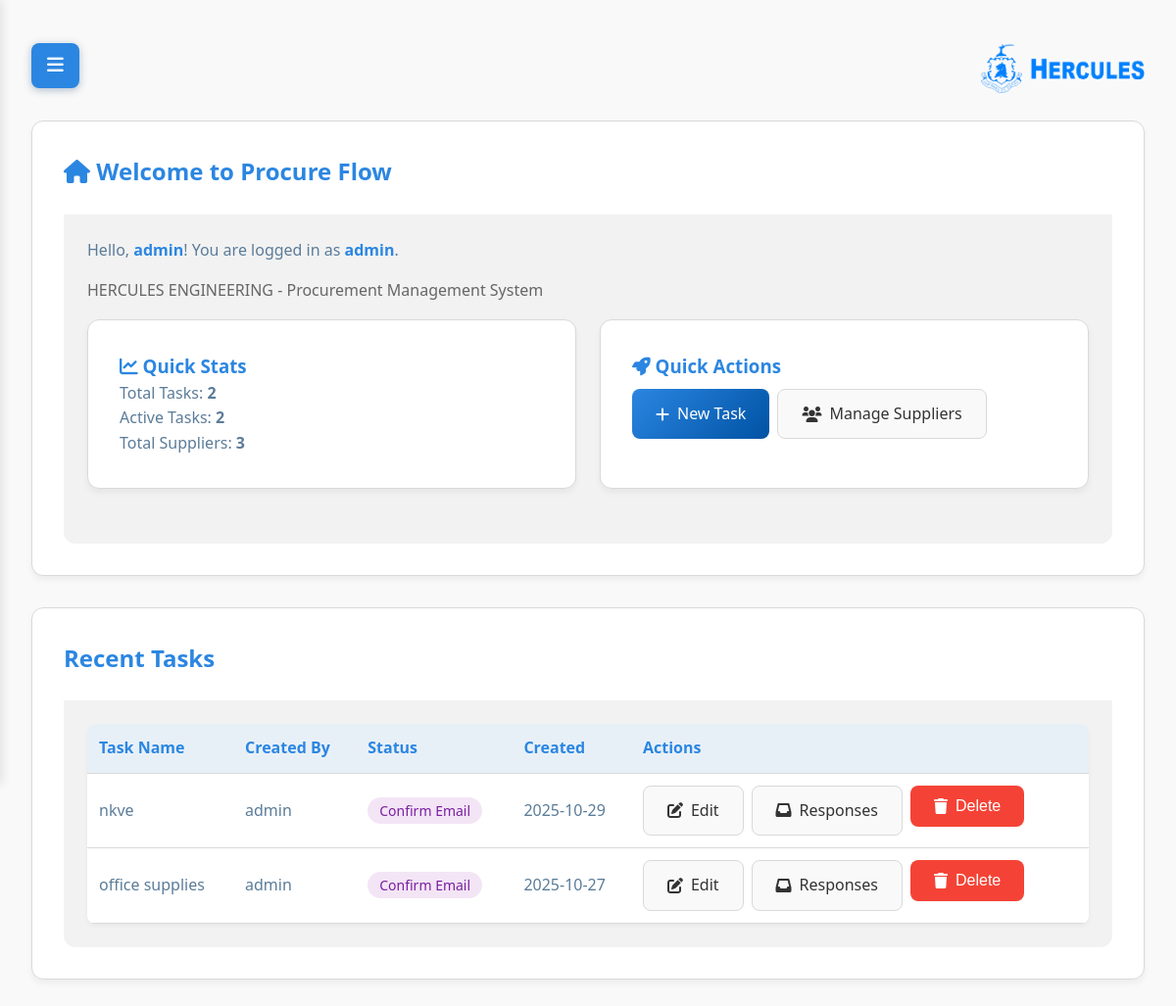
The page /dashboard (signed in) on the database as committed earlier.
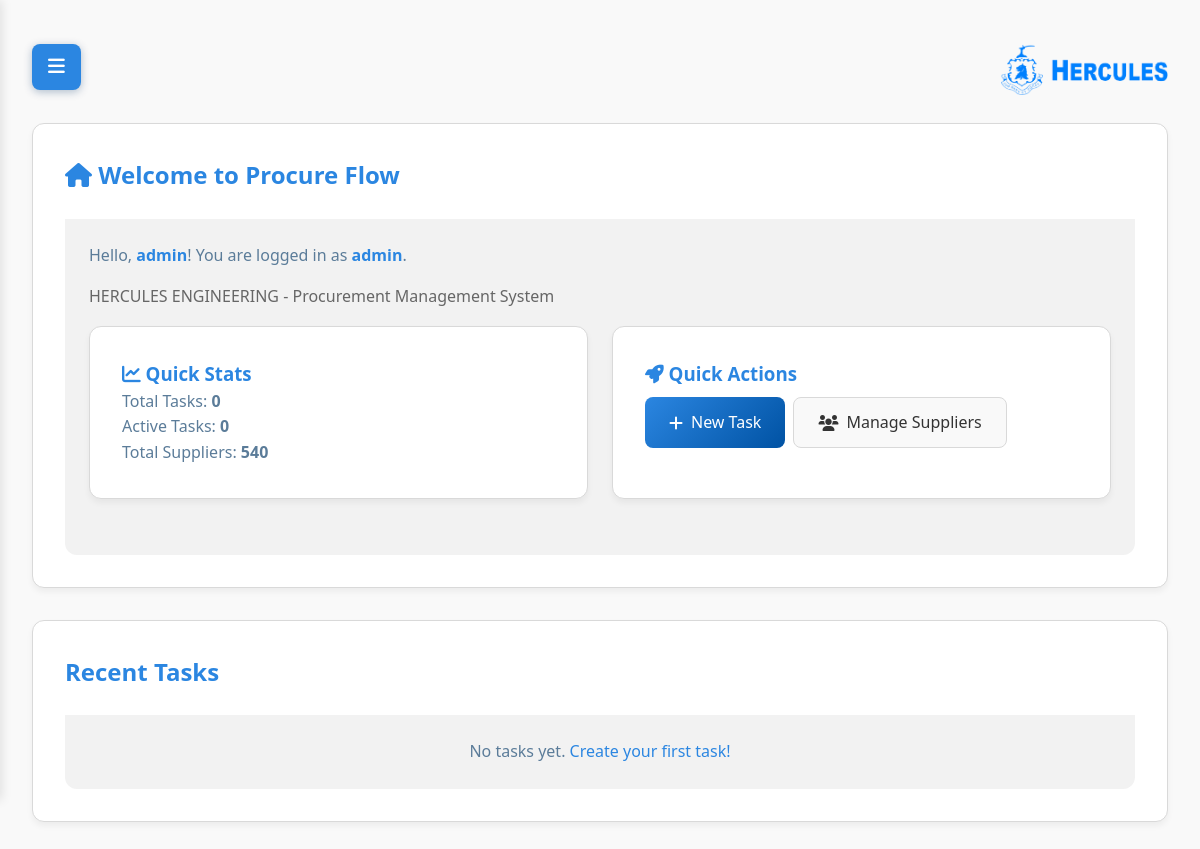
The same page on the database as committed later.
### tables this page shows
CREATE TABLE tasks (
            id INTEGER PRIMARY KEY AUTOINCREMENT,
            task_name TEXT NOT NULL,
            user_id INTEGER,
            status TEXT DEFAULT 'purchase_requisition',
            created_at TIMESTAMP DEFAULT CURRENT_TIMESTAMP,
            updated_at TIMESTAMP DEFAULT CURRENT_TIMESTAMP,
            FOREIGN KEY (user_id) REFERENCES users (id)
        );

CREATE TABLE users (
            id INTEGER PRIMARY KEY AUTOINCREMENT,
            username TEXT UNIQUE NOT NULL,
            password_hash TEXT NOT NULL,
            email TEXT NOT NULL,
            role TEXT NOT NULL DEFAULT 'user',
            created_at TIMESTAMP DEFAULT CURRENT_TIMESTAMP
        );

### app.py (the view)
@app.route('/dashboard')
def dashboard():
    if 'user_id' not in session:
        return redirect(url_for('login'))
    conn = get_db_connection()
    recent_tasks = conn.execute('''
        SELECT
            t.*,
            u.username AS created_by,
            (SELECT COUNT(*) FROM pr_items WHERE task_id = t.id) AS item_count
        FROM tasks t
        LEFT JOIN users u ON u.id = t.user_id
        ORDER BY t.created_at DESC
        LIMIT 10
    ''').fetchall()
    stats = {
        'total_tasks': conn.execute('SELECT COUNT(*) FROM tasks').fetchone()[0],
        'active_tasks': conn.execute(
            "SELECT COUNT(*) FROM tasks WHERE status NOT IN ('completed', 'cancelled')"
        ).fetchone()[0],
        'total_suppliers': conn.execute(
            'SELECT COUNT(*) FROM suppliers WHERE is_active = 1'
        ).fetchone()[0]
    }
    conn.close()
    return render_template('dashboard.html', recent_tasks=recent_tasks, stats=stats)

### app.py (called while the page is built)
def get_db_connection():
    db_path = os.path.join('database', 'procure_flow.db')
    conn = sqlite3.connect(db_path)
    conn.row_factory = sqlite3.Row
    return conn

### templates/dashboard.html (shortened to what the changed rows need)
{% extends "base.html" %}
{% block content %}
<div class="card-white">
    <div class="card-header">
        <h2><i class="fas fa-home"></i> Welcome to Procure Flow</h2>
    </div>
    <div class="card-body bg-light">
        {% if session.role == 'admin' %}
        <div class="grid-2 mt-2">
            <div class="card-white">
                <h3 style="color: var(--hercules-blue);"><i class="fas fa-chart-line"></i> Quick Stats</h3>
                <p>Total Tasks: <strong>{{ stats.total_tasks if stats else 0 }}</strong></p>
                <p>Active Tasks: <strong>{{ stats.active_tasks if stats else 0 }}</strong></p>
                <p>Total Suppliers: <strong>{{ stats.total_suppliers if stats else 0 }}</strong></p>
            </div>
            <div class="card-white">
                <h3 style="color: var(--hercules-blue);"><i class="fas fa-rocket"></i> Quick Actions</h3>
                <div class="d-flex gap-1 mt-1">
                    <a href="{{ url_for('new_task') }}" class="btn btn-primary">
                        <i class="fas fa-plus"></i> New Task
                    </a>
                    <a href="{{ url_for('suppliers') }}" class="btn btn-secondary">
                        <i class="fas fa-users"></i> Manage Suppliers
                    </a>
                </div>
            </div>
        </div>
        {% endif %}
    </div>
</div>
<div class="card-white">
    <div class="card-header">
        <h2>Recent Tasks</h2>
    </div>
    <div class="card-body bg-light">
        {% if recent_tasks %}
        <table class="table">
            <thead>
                <tr>
                    <th>Task Name</th>
                    <th>Created By</th>
                    <th>Status</th>
                    <th>Created</th>
                    <th>Actions</th>
                </tr>
            </thead>
            <tbody>
                {% for task in recent_tasks %}
                    <tr>
                        <td>{{ task.task_name }}</td>
                        <td>{{ task.created_by or 'N/A' }}</td>
                        <td>
                            <span class="status-badge status-{{ task.status }}">
                                {{ task.status.replace('_', ' ').title() }}
                            </span>
                        </td>
                        <td>{{ task.created_at[:10] if task.created_at else 'N/A' }}</td>
                        <td>
                            <div class="d-flex gap-1">
                                {% if task.status == 'purchase_requisition' and (task.item_count or 0) > 0 %}
                                    <a href="{{ url_for('supplier_selection', task_id=task.id) }}" class="btn btn-primary btn-sm">
                                        <i class="fas fa-arrow-right"></i> Continue to Supplier Selection
                                    </a>
                                {% else %}
                                    <a href="{{ url_for('edit_task', task_id=task.id) }}" class="btn btn-secondary btn-sm">
                                        <i class="fas fa-edit"></i> Edit
                                    </a>
                                {% endif %}
                                <a href="{{ url_for('task_responses', task_id=task.id) }}" class="btn btn-secondary btn-sm">
                                    <i class="fas fa-inbox"></i> Responses
                                </a>
                                <form method="POST"
                                        action="{{ url_for('delete_task', task_id=task.id) }}"
                                        style="display:inline;"
                                        onsubmit="return confirm('Are you sure you want to delete this task?')">
                                    <button type="submit" class="btn btn-danger btn-sm">
                                        <i class="fas fa-trash"></i> Delete
                                    </button>
                                </form>
                            </div>
                        </td>
                    </tr>
                {% endfor %}
            </tbody>
            </table>
        {% else %}
        <p class="text-center">No tasks yet. <a href="{{ url_for('new_task') }}">Create your first task!</a></p>
        {% endif %}
    </div>
</div>
{% endblock %}

Rows that differ between the two databases and show on the page:
removed tasks: task_name "nkve", username "admin", status.replace "Confirm Email", created_at "2025-10-29"
removed tasks: task_name "office supplies", username "admin", status.replace "Confirm Email", created_at "2025-10-27"
Other text that changed with them:
{{ stats.total_tasks if stats else 0 }}: "2" → "0"
{{ stats.active_tasks if stats else 0 }}: "2" → "0"
{{ stats.total_suppliers if stats else 0 }}: "3" → "540"
text no longer shown: "Task Name Created By Status Created Actions"
text now shown: "No tasks yet. Create your first task!"
